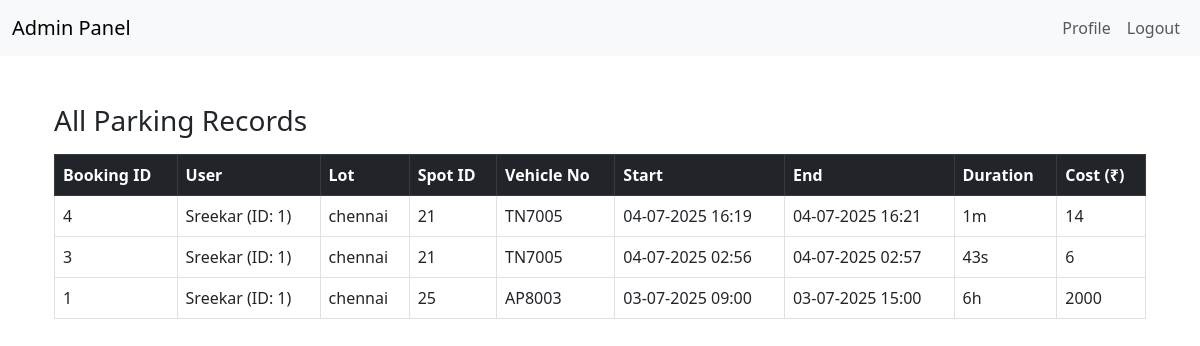
Page /admin/bookings (signed in) on the earlier database version.
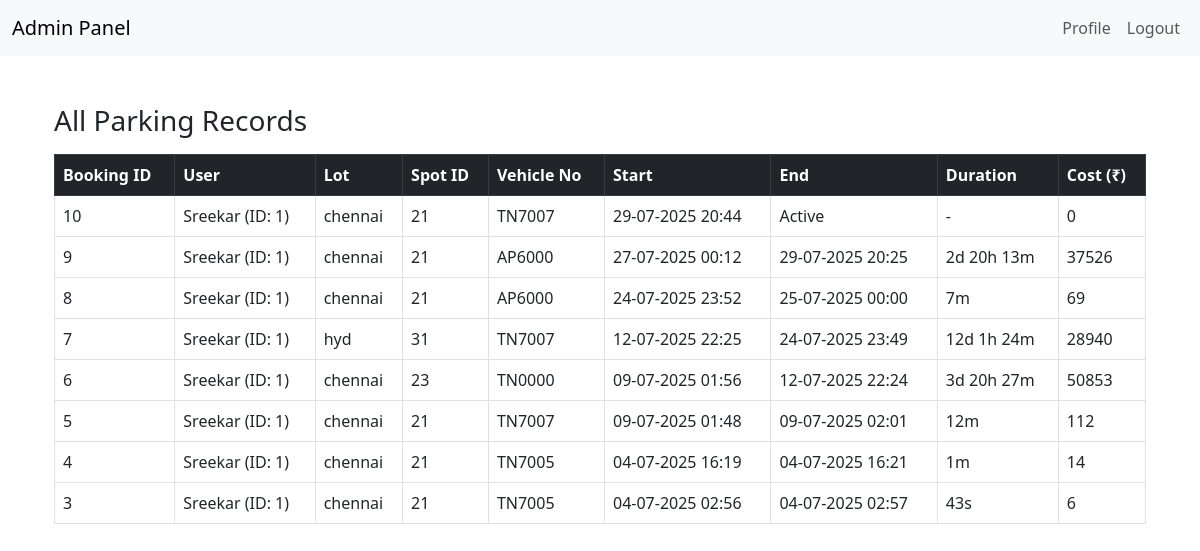
Same page on the later database version.
### applications/models.py (models this page shows, shortened)
class Booking(db.Model):
    __tablename__ = "Booking"
    id = db.Column(db.Integer, autoincrement = True, primary_key = True )
    user_id = db.Column(db.Integer, db.ForeignKey("User.id"), nullable = False )
    parking_spot_id = db.Column(db.Integer, db.ForeignKey("Parking_spot.id"), nullable = False )
    vehicle_number = db.Column(db.String(20), nullable = False )
    start_time = db.Column(db.DateTime, nullable = False )
    end_time = db.Column(db.DateTime, nullable = False )
    cost = db.Column(db.Integer, nullable = False )
    user = db.relationship("User", backref=db.backref("bookings", lazy=True, cascade ="all, delete"))
    parking_spot = db.relationship("Parking_spot", backref=db.backref("bookings", lazy=True, cascade ="all, delete"))

class User(db.Model):
    __tablename__ = "User"
    id = db.Column(db.Integer, autoincrement = True, primary_key = True )
    username = db.Column(db.String(64), nullable = False, unique=True )
    passhash =  db.Column(db.String(64), nullable = False )
    full_name = db.Column(db.String(128), nullable = False )
    address = db.Column(db.String(512), nullable = False )
    pincode = db.Column(db.Integer, nullable = False )

class Parking_lot(db.Model):
    __tablename__ = "Parking_lot"
    id = db.Column(db.Integer, autoincrement = True, primary_key = True )
    location = db.Column(db.String(64), nullable = False, unique=True )
    address = db.Column(db.String(512), nullable = False )
    pincode = db.Column(db.Integer, nullable = False )
    price = db.Column(db.Integer, nullable = False )
    max_no_spots = db.Column(db.Integer, nullable = False )
    landmark = db.Column(db.String(64), nullable = False )

### applications/routes.py (the view)
@app.route('/admin/bookings')
def view_all_bookings():
    if 'admin_id' not in session:
        flash('Please login as admin.', 'danger')
        return redirect(url_for('login'))
    bookings = Booking.query.order_by(Booking.start_time.desc()).all()
    return render_template('admin/all_bookings.html', bookings=bookings)

### templates/admin/all_bookings.html
{% extends 'base.html' %}
{% block content %}
<div class="container mt-5">
  <h3>All Parking Records</h3>
  {% if bookings %}
    <table class="table table-bordered table-hover mt-3">
      <thead class="table-dark">
        <tr>
          <th>Booking ID</th>
          <th>User</th>
          <th>Lot</th>
          <th>Spot ID</th>
          <th>Vehicle No</th>
          <th>Start</th>
          <th>End</th>
          <th>Duration</th>
          <th>Cost (₹)</th>
        </tr>
      </thead>
      <tbody>
        {% for b in bookings %}
        <tr>
          <td>{{ b.id }}</td>
          <td>{{ b.user.full_name }} (ID: {{ b.user.id }})</td>
          <td>{{ b.parking_spot.parking_lot.location }}</td>
          <td>{{ b.parking_spot_id }}</td>
          <td>{{ b.vehicle_number }}</td>
          <td>{{ b.start_time.strftime('%d-%m-%Y %H:%M') }}</td>
          <td>{{ b.end_time.strftime('%d-%m-%Y %H:%M') if b.start_time != b.end_time else 'Active' }}</td>
          <td>
            {% if b.start_time != b.end_time %}
              {% set duration = b.end_time - b.start_time %}
              {% set days = duration.days %}
              {% set total_seconds = duration.total_seconds()|int %}
              {% set hours = (total_seconds % 86400) // 3600 %}
              {% set minutes = (total_seconds % 3600) // 60 %}
              {% set seconds = total_seconds % 60 %}
              {% if days > 0 %}{{ days }}d {% endif %}
              {% if hours > 0 %}{{ hours }}h {% endif %}
              {% if minutes > 0 %}{{ minutes }}m {% endif %}
              {% if not days and not hours and not minutes and seconds > 0 %}
                {{ seconds }}s
              {% endif %}
            {% else %}
              -
            {% endif %}
          </td>
          <td>{{ b.cost }}</td>
        </tr>
        {% endfor %}
      </tbody>
    </table>
  {% else %}
    <p class="text-muted">No bookings have been made yet.</p>
  {% endif %}
</div>
{% endblock %}

Differences in the rows shown:
removed Booking: id "1", user.full_name "Sreekar", user.id "1", parking_spot.parking_lot.location "chennai", parking_spot_id "25", vehicle_number "AP8003", start_time "03-07-2025 09:00", end_time "03-07-2025 15:00", hours "6", cost "2000"
added Booking: id "10", user.full_name "Sreekar", user.id "1", parking_spot.parking_lot.location "chennai", parking_spot_id "21", vehicle_number "TN7007", start_time "29-07-2025 20:44", end_time "Active", cost "0"
added Booking: id "9", user.full_name "Sreekar", user.id "1", parking_spot.parking_lot.location "chennai", parking_spot_id "21", vehicle_number "AP6000", start_time "27-07-2025 00:12", end_time "29-07-2025 20:25", days "2", hours "20", minutes "13", cost "37526"
added Booking: id "8", user.full_name "Sreekar", user.id "1", parking_spot.parking_lot.location "chennai", parking_spot_id "21", vehicle_number "AP6000", start_time "24-07-2025 23:52", end_time "25-07-2025 00:00", minutes "7", cost "69"
added Booking: id "7", user.full_name "Sreekar", user.id "1", parking_spot.parking_lot.location "hyd", parking_spot_id "31", vehicle_number "TN7007", start_time "12-07-2025 22:25", end_time "24-07-2025 23:49", days "12", user "1", minutes "24", cost "28940"
added Booking: id "6", user.full_name "Sreekar", user.id "1", parking_spot.parking_lot.location "chennai", parking_spot_id "23", vehicle_number "TN0000", start_time "09-07-2025 01:56", end_time "12-07-2025 22:24", days "3", hours "20", minutes "27", cost "50853"
added Booking: id "5", user.full_name "Sreekar", user.id "1", parking_spot.parking_lot.location "chennai", parking_spot_id "21", vehicle_number "TN7007", start_time "09-07-2025 01:48", end_time "09-07-2025 02:01", minutes "12", cost "112"
